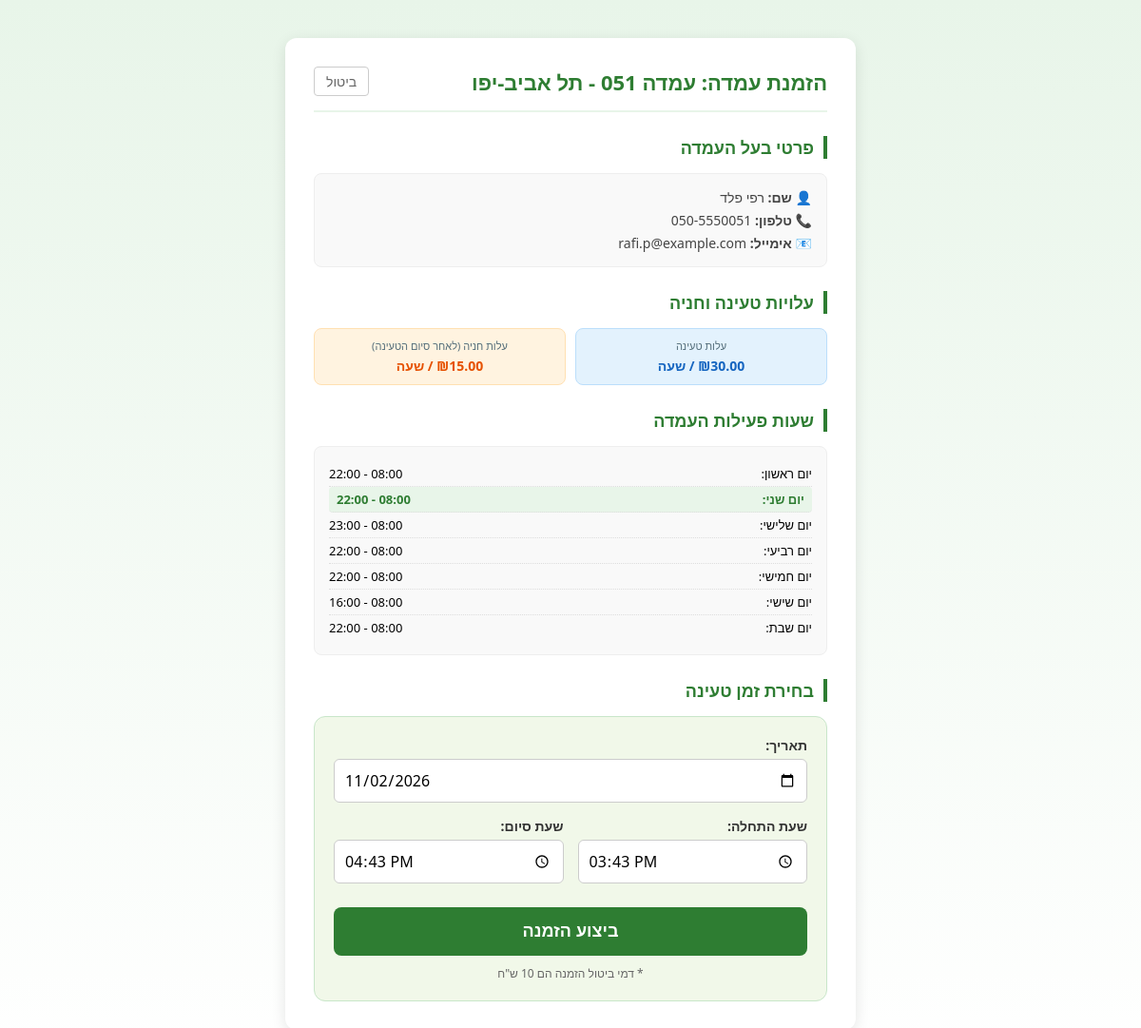
The page /order_station.php?id=IL-0051 (signed in) on the database its author committed.
### tables this page shows
CREATE TABLE IF NOT EXISTS `station` (
  `station_id` varchar(20) NOT NULL,
  `name` varchar(100) NOT NULL,
  `operator` varchar(50) NOT NULL,
  `city` varchar(50) NOT NULL,
  `address` varchar(150) NOT NULL,
  `latitude` decimal(10,8) NOT NULL,
  `longitude` decimal(11,8) NOT NULL,
  `details` text DEFAULT NULL,
  `grade` decimal(3,2) DEFAULT NULL,
  `image` varchar(255) DEFAULT NULL,
  `instant_approval` tinyint(1) NOT NULL DEFAULT 1 COMMENT '1 = אוטומטי, 0 = ידני',
  `price_per_hour` decimal(5,2) NOT NULL DEFAULT 0.00 COMMENT 'עלות טעינה שעתית',
  `parking_fee` decimal(5,2) NOT NULL DEFAULT 0.00 COMMENT 'עלות חניה שעתית נוספת',
  PRIMARY KEY (`station_id`)
);

CREATE TABLE IF NOT EXISTS `user` (
  `uid` int(11) UNSIGNED NOT NULL AUTO_INCREMENT,
  `name` varchar(50) NOT NULL,
  `email` varchar(100) NOT NULL,
  `phone_number` varchar(20) NOT NULL,
  `password` varchar(255) NOT NULL,
  `image` varchar(255) DEFAULT NULL,
  PRIMARY KEY (`uid`),
  UNIQUE KEY `email` (`email`)
);

CREATE TABLE IF NOT EXISTS `opening_hours` (
  `id` int(11) UNSIGNED NOT NULL AUTO_INCREMENT,
  `station_id` varchar(20) NOT NULL,
  `day_of_week` tinyint(1) NOT NULL COMMENT '1=Sunday, 7=Saturday',
  `open_time` time DEFAULT '00:00:00',
  `close_time` time DEFAULT '23:59:59',
  `is_closed` tinyint(1) NOT NULL DEFAULT 0,
  PRIMARY KEY (`id`),
  KEY `station_id` (`station_id`)
);

### order_station.php (the view, shortened to what this page needs)
<?php
$servername = "localhost";
$username = "root";
$password_db = "";
$dbname = "charging_station_db";
$conn = new mysqli($servername, $username, $password_db, $dbname);
$conn->set_charset("utf8mb4");
$station_id = $_GET['id'];
$stmt = $conn->prepare("SELECT s.name, s.price_per_hour, s.parking_fee, u.name AS owner_name, u.phone_number, u.email AS owner_email
                       FROM station s
                       JOIN owner_stations os ON s.station_id = os.station_id
                       JOIN user u ON os.user_id = u.uid
                       WHERE s.station_id = ?");
$stmt->bind_param("s", $station_id);
$stmt->execute();
$station = $stmt->get_result()->fetch_assoc();
$hours_stmt = $conn->prepare("SELECT * FROM opening_hours WHERE station_id = ? ORDER BY day_of_week ASC");
$hours_stmt->bind_param("s", $station_id);
$hours_stmt->execute();
$hours_result = $hours_stmt->get_result();
$opening_hours = [];
while($h_row = $hours_result->fetch_assoc()) {
    $opening_hours[$h_row['day_of_week']] = $h_row;
}
?>
<!DOCTYPE html>
<html lang="he" dir="rtl">
<head>
</head>
<body>
<div class="container">
    <header>
        <h1>הזמנת עמדה: <?php echo htmlspecialchars($station['name']); ?></h1>
        <a href="station.php?id=<?php echo $station_id; ?>" class="back-btn">
		ביטול</a>
    </header>
    <div class="section-title">פרטי בעל העמדה</div>
    <div class="owner-card">
        <div>👤 <b>שם:</b> <?php echo htmlspecialchars($station['owner_name']); ?></div>
        <div>📞 <b>טלפון:</b> <?php echo htmlspecialchars($station['phone_number']); ?></div>
        <div>📧 <b>אימייל:</b> <?php echo htmlspecialchars($station['owner_email']); ?></div>
    </div>
    <div class="section-title">עלויות טעינה וחניה</div>
    <div class="price-container">
        <div class="price-tag">
            <span>עלות טעינה</span>
            ₪<?php echo htmlspecialchars($station['price_per_hour']); ?> / שעה
        </div>
        <div class="price-tag" style="background: #fff3e0; color: #e65100; border-color: #ffe0b2;">
            <span>עלות חניה (לאחר סיום הטעינה)</span>
            ₪<?php echo htmlspecialchars($station['parking_fee']); ?> / שעה
        </div>
    </div>
    <div class="section-title">שעות פעילות העמדה</div>
    <div class="schedule-container">
        <?php
        $days_names = [1 => "ראשון", 2 => "שני", 3 => "שלישי", 4 => "רביעי", 5 => "חמישי", 6 => "שישי", 7 => "שבת"];
        $current_day_num = date('N') + 1;
        foreach ($days_names as $num => $name):
            $h = isset($opening_hours[$num]) ? $opening_hours[$num] : null;
            $is_today = ($num == $current_day_num);
            $time_str = "לא צוין";
            if ($h) {
                $time_str = ($h['is_closed']) ? "סגור" : substr($h['open_time'], 0, 5) . " - " . substr($h['close_time'], 0, 5);
            }
        ?>
            <div class="schedule-row <?php echo $is_today ? 'today' : ''; ?>">
                <span>יום <?php echo $name; ?>:</span>
                <span><?php echo $time_str; ?></span>
            </div>
        <?php endforeach; ?>
    </div>
    <div class="section-title">בחירת זמן טעינה</div>
    <form class="booking-form" method="POST">
        <div class="form-group">
            <label>תאריך:</label>
            <input type="date" id="booking_date" name="booking_date" required>
        </div>
        <div style="display: flex; gap: 15px;">
            <div class="form-group" style="flex: 1;">
                <label>שעת התחלה:</label>
                <input type="time" id="start_time" name="start_time" required>
            </div>
            <div class="form-group" style="flex: 1;">
                <label>שעת סיום:</label>
                <input type="time" id="end_time" name="end_time" required>
            </div>
        </div>
        <button type="submit" name="place_order" class="submit-btn">ביצוע הזמנה</button>
        <span class="cancel-note">* דמי ביטול הזמנה הם 10 ש"ח</span>
    </form>
</div>
</body>
</html>

### order_station.php (style rules this page uses)
* { box-sizing: border-box; }
body { margin: 0; font-family: "Segoe UI", Tahoma, sans-serif; background: linear-gradient(to bottom, #e8f5e9, #ffffff); padding: 20px; min-height: 100vh; }
.container { max-width: 600px; width: 100%; margin: 20px auto; background: #ffffff; padding: 30px; border-radius: 12px; box-shadow: 0 4px 15px rgba(0,0,0,0.1); }
header { display: flex; justify-content: space-between; align-items: center; margin-bottom: 25px; border-bottom: 2px solid #e8f5e9; padding-bottom: 15px; }
h1 { color: #2e7d32; margin: 0; font-size: 22px; }
.back-btn { text-decoration: none; color: #666; font-size: 14px; border: 1px solid #ccc; padding: 5px 12px; border-radius: 4px; transition: 0.2s; }
.section-title { font-weight: bold; color: #2e7d32; margin-bottom: 15px; font-size: 18px; border-right: 4px solid #2e7d32; padding-right: 10px; }
.owner-card { background: #f9f9f9; border: 1px solid #eee; border-radius: 8px; padding: 15px; margin-bottom: 25px; display: flex; flex-direction: column; gap: 5px; }
.owner-card div { font-size: 14px; color: #444; }
.price-container { display: flex; gap: 10px; margin-bottom: 25px; }
.price-tag { background: #e3f2fd; color: #1565c0; padding: 10px; border-radius: 8px; font-weight: bold; border: 1px solid #bbdefb; font-size: 14px; flex: 1; text-align: center; }
.price-tag span { display: block; font-size: 11px; color: #546e7a; font-weight: normal; margin-bottom: 4px; }
.schedule-container { background: #f9f9f9; border-radius: 8px; padding: 15px; margin-bottom: 25px; border: 1px solid #eee; }
.schedule-row { display: flex; justify-content: space-between; padding: 4px 0; font-size: 13px; border-bottom: 1px dotted #ddd; }
.schedule-row:last-child { border-bottom: none; }
.schedule-row.today { font-weight: bold; color: #2e7d32; background: #e8f5e9; border-radius: 4px; padding: 4px 8px; }
.booking-form { background: #f1f8e9; padding: 20px; border-radius: 12px; border: 1px solid #c8e6c9; }
.form-group { margin-bottom: 15px; }
.form-group label { display: block; margin-bottom: 5px; font-weight: bold; color: #333; font-size: 14px; }
input[type=date], input[type=time] { width: 100%; padding: 10px; border: 1px solid #ccc; border-radius: 6px; font-family: inherit; font-size: 16px; }
.submit-btn { width: 100%; padding: 15px; background-color: #2e7d32; color: white; border: none; border-radius: 8px; font-size: 18px; font-weight: bold; cursor: pointer; transition: 0.2s; margin-top: 10px; }
.cancel-note { font-size: 12px; color: #666; text-align: center; margin-top: 10px; display: block; }

### rows shown on the page
station: name "עמדה 051 - תל אביב-יפו", user.name "רפי פלד", user.phone_number "050-5550051", user.email "rafi.p@example.com", price_per_hour "30.00", parking_fee "15.00"
opening_hours: name "ראשון", time_str "08:00 - 22:00"
opening_hours: name "שני", time_str "08:00 - 22:00"
opening_hours: name "שלישי", time_str "08:00 - 23:00"
opening_hours: name "רביעי", time_str "08:00 - 22:00"
opening_hours: name "חמישי", time_str "08:00 - 22:00"
opening_hours: name "שישי", time_str "08:00 - 16:00"
opening_hours: name "שבת", time_str "08:00 - 22:00"
